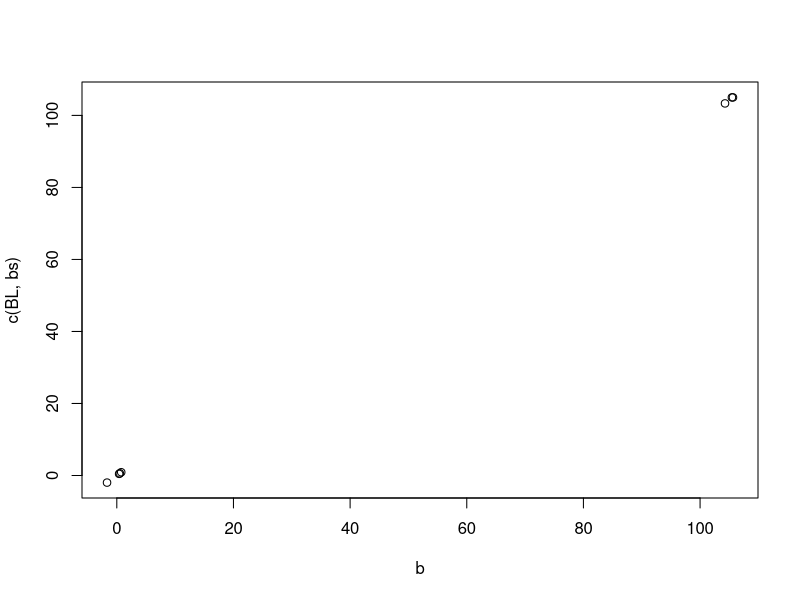

Reproduce this figure in R.
#Robinson's example (1991)

y=c(110, 100, 110, 100, 100, 110, 110, 100, 100)
x=matrix(0, 9, 3)
x[,1]=c(1,1,0,0,0,0,0,0,0)
x[,2]=c(0,0,1,1,1,0,0,0,0)
x[,3]=c(0,0,0,0,0,1,1,1,1)

z=matrix(0, 9, 4)
z[,1]=c(1,0,0,0,0,0,0,0,0)
z[,2]=c(0,0,1,0,0,0,0,0,0)
z[,3]=c(0,0,0,0,0,1,1,0,0)
z[,4]=c(0,1,0,1,1,0,0,1,1)

R=diag(1, 9, 9)
RI=solve(R)
G=diag(0.1, 4, 4)
GI=solve(G)

c11=t(x)%*%RI%*%x
c12=t(x)%*%RI%*%z
c21=t(c12)
c22=t(z)%*%RI%*%z+GI

xy=t(x)%*%RI%*%y
zy=t(z)%*%RI%*%y
MME_y=rbind(xy, zy)

MME_M=rbind(cbind(c11, c12), cbind(c21, c22))
b=solve(MME_M)%*%MME_y

VI=solve(diag(0.1, 9, 9)+R)
BL=solve(t(x)%*%VI%*%x)%*%t(x)%*%VI%*%y
bs=0.1*t(z)%*%VI%*%(y-x%*%BL)
plot(b, c(BL, bs))
